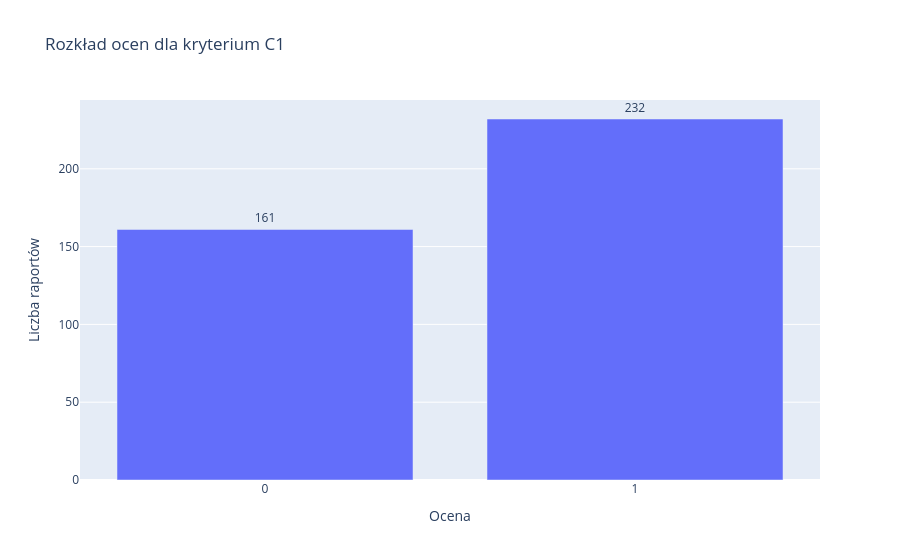
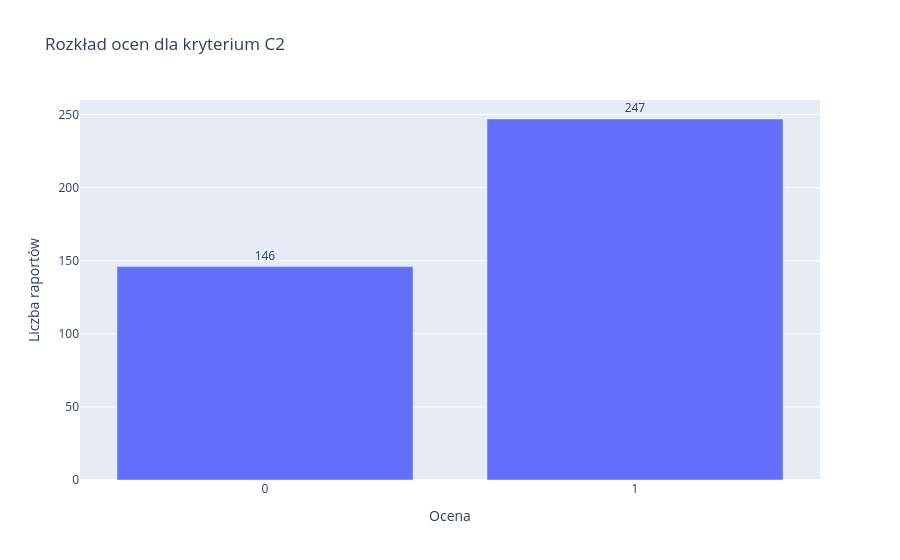
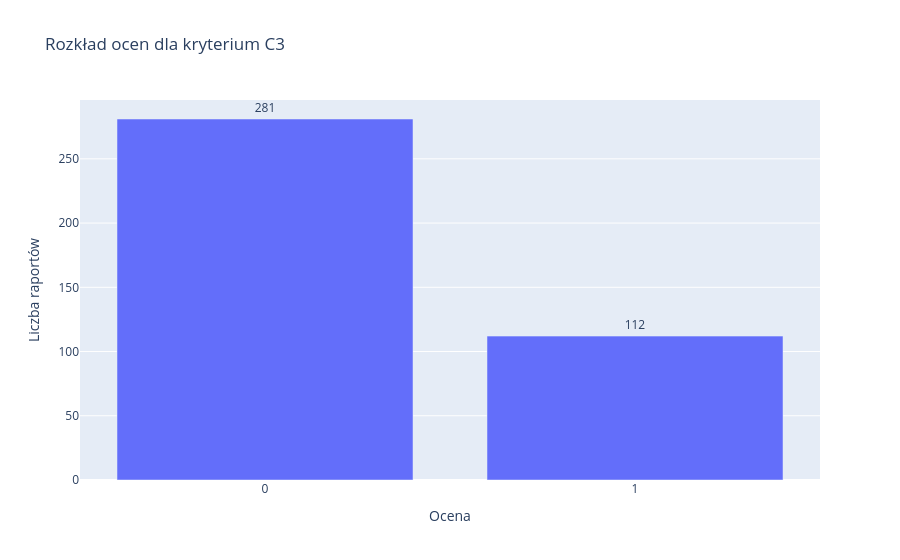
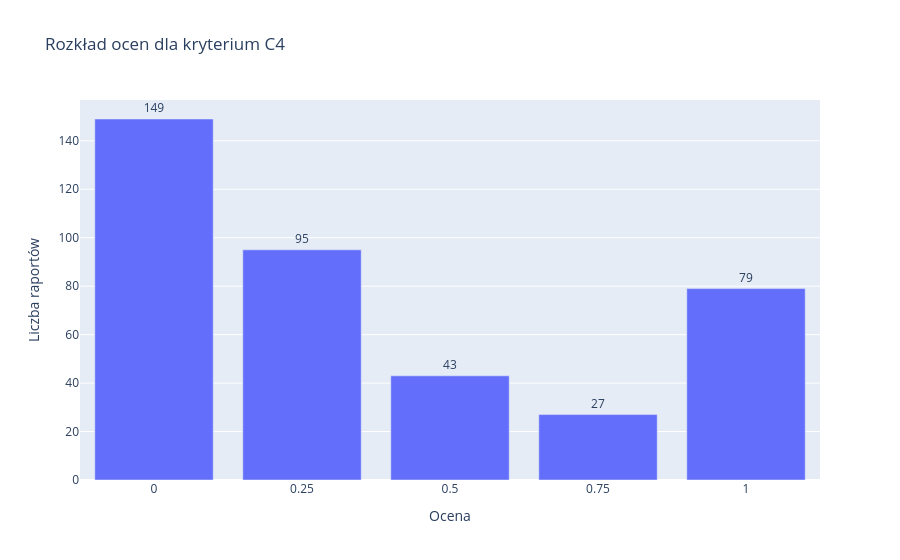

Notebook code for these charts, in order:
### Code cell
kryteria_przedzialy = {
    'C1': [0, 0.5, 1.0],
    'C2': [0, 0.33, 0.67, 1.0],
    'C3': [0, 0.5, 1.0],
    'C4': [0, 0.25, 0.5, 0.75, 1.0],
    'C5': [0, 0.33, 0.67, 1.0],
    'C6': [0, 1.0],
    'C7': [0, 1.0],
    'C8': [0, 0.5, 1.0],
    'C9': [0, 1.0],
    'C10': [0, 0.33, 0.5, 0.67, 1.0],
    'C11': [0, 1.0],
    'C12': [0, 1.0],
}

for kryteria, przedzialy in kryteria_przedzialy.items():
    wartosci = oceny_ekspertow[kryteria].value_counts().sort_index()
    print(wartosci)
    fig = px.bar(
        x=wartosci.index,
        y=wartosci.values,
        title=f'Rozkład ocen dla kryterium {kryteria}')
    
    fig.update_layout(
        xaxis_type='category',
        yaxis_title='Liczba raportów',
        xaxis_title='Ocena')
    
    fig.update_traces(
        texttemplate="%{y}",
        textposition="outside")

    fig.show()

### Figure 1 — Plotly figure (JSON) as saved in the notebook; plotly's stock layout.template omitted (floating-point values rounded to 4 significant figures)
{"data": [{"hovertemplate": "x=%{x}<br>y=%{y}<extra></extra>", "legendgroup": "", "marker": {"color": "#636efa", "pattern": {"shape": ""}}, "name": "", "orientation": "v", "showlegend": false, "textposition": "outside", "texttemplate": "%{y}", "type": "bar", "x": [0, 1], "xaxis": "x", "y": [161, 232], "yaxis": "y"}], "layout": {"barmode": "relative", "legend": {"tracegroupgap": 0}, "title": {"text": "Rozkład ocen dla kryterium C1"}, "xaxis": {"anchor": "y", "domain": [0, 1], "title": {"text": "Ocena"}, "type": "category"}, "yaxis": {"anchor": "x", "domain": [0, 1], "title": {"text": "Liczba raportów"}}}}

### Figure 2 — Plotly figure (JSON) as saved in the notebook; plotly's stock layout.template omitted (floating-point values rounded to 4 significant figures)
{"data": [{"hovertemplate": "x=%{x}<br>y=%{y}<extra></extra>", "legendgroup": "", "marker": {"color": "#636efa", "pattern": {"shape": ""}}, "name": "", "orientation": "v", "showlegend": false, "textposition": "outside", "texttemplate": "%{y}", "type": "bar", "x": [0, 1], "xaxis": "x", "y": [146, 247], "yaxis": "y"}], "layout": {"barmode": "relative", "legend": {"tracegroupgap": 0}, "title": {"text": "Rozkład ocen dla kryterium C2"}, "xaxis": {"anchor": "y", "domain": [0, 1], "title": {"text": "Ocena"}, "type": "category"}, "yaxis": {"anchor": "x", "domain": [0, 1], "title": {"text": "Liczba raportów"}}}}

### Figure 3 — Plotly figure (JSON) as saved in the notebook; plotly's stock layout.template omitted (floating-point values rounded to 4 significant figures)
{"data": [{"hovertemplate": "x=%{x}<br>y=%{y}<extra></extra>", "legendgroup": "", "marker": {"color": "#636efa", "pattern": {"shape": ""}}, "name": "", "orientation": "v", "showlegend": false, "textposition": "outside", "texttemplate": "%{y}", "type": "bar", "x": [0, 1], "xaxis": "x", "y": [281, 112], "yaxis": "y"}], "layout": {"barmode": "relative", "legend": {"tracegroupgap": 0}, "title": {"text": "Rozkład ocen dla kryterium C3"}, "xaxis": {"anchor": "y", "domain": [0, 1], "title": {"text": "Ocena"}, "type": "category"}, "yaxis": {"anchor": "x", "domain": [0, 1], "title": {"text": "Liczba raportów"}}}}

### Figure 4 — Plotly figure (JSON) as saved in the notebook; plotly's stock layout.template omitted (floating-point values rounded to 4 significant figures)
{"data": [{"hovertemplate": "x=%{x}<br>y=%{y}<extra></extra>", "legendgroup": "", "marker": {"color": "#636efa", "pattern": {"shape": ""}}, "name": "", "orientation": "v", "showlegend": false, "textposition": "outside", "texttemplate": "%{y}", "type": "bar", "x": [0.0, 0.25, 0.5, 0.75, 1.0], "xaxis": "x", "y": [149, 95, 43, 27, 79], "yaxis": "y"}], "layout": {"barmode": "relative", "legend": {"tracegroupgap": 0}, "title": {"text": "Rozkład ocen dla kryterium C4"}, "xaxis": {"anchor": "y", "domain": [0, 1], "title": {"text": "Ocena"}, "type": "category"}, "yaxis": {"anchor": "x", "domain": [0, 1], "title": {"text": "Liczba raportów"}}}}
